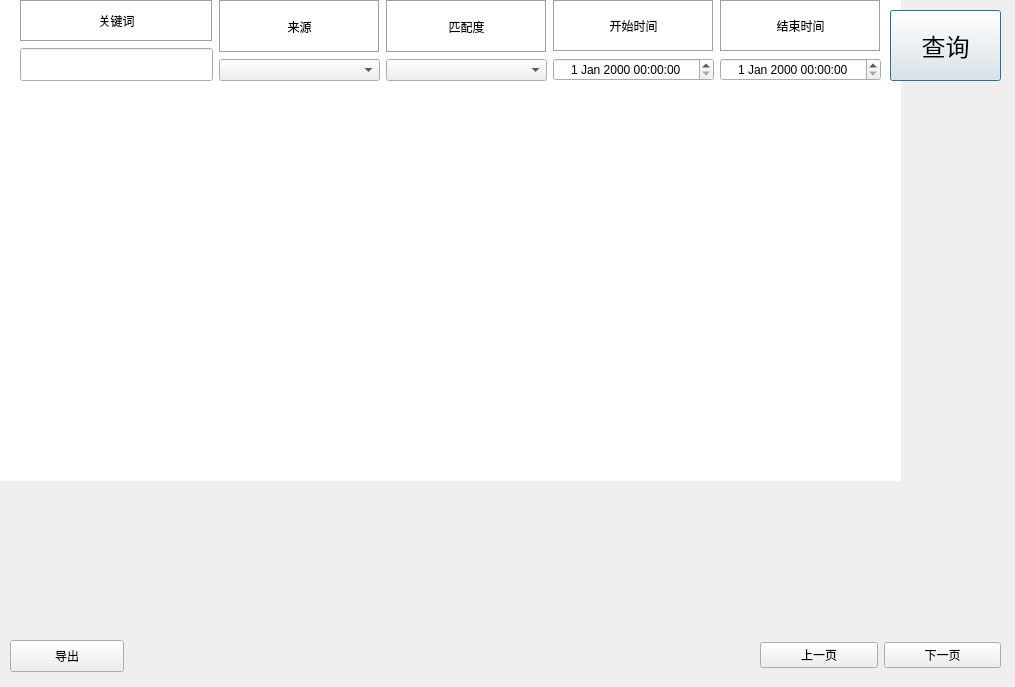
<?xml version="1.0" encoding="UTF-8"?>
<ui version="4.0">
 <class>Dialog</class>
 <widget class="QDialog" name="Dialog">
  <property name="geometry">
   <rect>
    <x>0</x>
    <y>0</y>
    <width>1015</width>
    <height>687</height>
   </rect>
  </property>
  <property name="windowTitle">
   <string>视频搜索 - 结果查询</string>
  </property>
  <widget class="QTableWidget" name="tableWidget">
   <property name="geometry">
    <rect>
     <x>-80</x>
     <y>-60</y>
     <width>981</width>
     <height>541</height>
    </rect>
   </property>
   <property name="sizePolicy">
    <sizepolicy hsizetype="Expanding" vsizetype="Expanding">
     <horstretch>0</horstretch>
     <verstretch>0</verstretch>
    </sizepolicy>
   </property>
   <property name="frameShape">
    <enum>QFrame::NoFrame</enum>
   </property>
   <property name="frameShadow">
    <enum>QFrame::Plain</enum>
   </property>
   <property name="sortingEnabled">
    <bool>true</bool>
   </property>
  </widget>
  <widget class="QPushButton" name="pushButton_query">
   <property name="geometry">
    <rect>
     <x>890</x>
     <y>10</y>
     <width>111</width>
     <height>71</height>
    </rect>
   </property>
   <property name="font">
    <font>
     <pointsize>18</pointsize>
    </font>
   </property>
   <property name="text">
    <string>查询</string>
   </property>
  </widget>
  <widget class="QWidget" name="gridLayoutWidget_2">
   <property name="geometry">
    <rect>
     <x>20</x>
     <y>0</y>
     <width>861</width>
     <height>81</height>
    </rect>
   </property>
   <layout class="QGridLayout" name="gridLayout_2">
    <item row="0" column="4">
     <layout class="QVBoxLayout" name="verticalLayout">
      <item>
       <widget class="QLabel" name="label_9">
        <property name="frameShape">
         <enum>QFrame::Box</enum>
        </property>
        <property name="frameShadow">
         <enum>QFrame::Sunken</enum>
        </property>
        <property name="text">
         <string>结束时间</string>
        </property>
        <property name="alignment">
         <set>Qt::AlignCenter</set>
        </property>
       </widget>
      </item>
      <item>
       <widget class="QDateTimeEdit" name="dateTimeEdit_end">
        <property name="alignment">
         <set>Qt::AlignCenter</set>
        </property>
       </widget>
      </item>
     </layout>
    </item>
    <item row="0" column="3">
     <layout class="QVBoxLayout" name="verticalLayout_2">
      <item>
       <widget class="QLabel" name="label_8">
        <property name="frameShape">
         <enum>QFrame::Box</enum>
        </property>
        <property name="frameShadow">
         <enum>QFrame::Sunken</enum>
        </property>
        <property name="text">
         <string>开始时间</string>
        </property>
        <property name="alignment">
         <set>Qt::AlignCenter</set>
        </property>
       </widget>
      </item>
      <item>
       <widget class="QDateTimeEdit" name="dateTimeEdit_start">
        <property name="alignment">
         <set>Qt::AlignCenter</set>
        </property>
       </widget>
      </item>
     </layout>
    </item>
    <item row="0" column="1">
     <layout class="QVBoxLayout" name="verticalLayout_4">
      <item>
       <widget class="QLabel" name="label_6">
        <property name="frameShape">
         <enum>QFrame::Box</enum>
        </property>
        <property name="frameShadow">
         <enum>QFrame::Sunken</enum>
        </property>
        <property name="text">
         <string>来源</string>
        </property>
        <property name="alignment">
         <set>Qt::AlignCenter</set>
        </property>
       </widget>
      </item>
      <item>
       <widget class="QComboBox" name="comboBox_source"/>
      </item>
     </layout>
    </item>
    <item row="0" column="2">
     <layout class="QVBoxLayout" name="verticalLayout_3">
      <item>
       <widget class="QLabel" name="label_7">
        <property name="frameShape">
         <enum>QFrame::Box</enum>
        </property>
        <property name="frameShadow">
         <enum>QFrame::Sunken</enum>
        </property>
        <property name="text">
         <string>匹配度</string>
        </property>
        <property name="alignment">
         <set>Qt::AlignCenter</set>
        </property>
       </widget>
      </item>
      <item>
       <widget class="QComboBox" name="comboBox_match"/>
      </item>
     </layout>
    </item>
    <item row="0" column="0">
     <layout class="QVBoxLayout" name="verticalLayout_5">
      <item>
       <widget class="QLabel" name="label_3">
        <property name="frameShape">
         <enum>QFrame::Box</enum>
        </property>
        <property name="frameShadow">
         <enum>QFrame::Sunken</enum>
        </property>
        <property name="text">
         <string>关键词</string>
        </property>
        <property name="alignment">
         <set>Qt::AlignCenter</set>
        </property>
       </widget>
      </item>
      <item>
       <widget class="QLineEdit" name="lineEdit_key">
        <property name="sizePolicy">
         <sizepolicy hsizetype="Preferred" vsizetype="Fixed">
          <horstretch>0</horstretch>
          <verstretch>0</verstretch>
         </sizepolicy>
        </property>
        <property name="font">
         <font>
          <pointsize>16</pointsize>
         </font>
        </property>
       </widget>
      </item>
     </layout>
    </item>
   </layout>
  </widget>
  <widget class="QWidget" name="horizontalLayoutWidget">
   <property name="geometry">
    <rect>
     <x>760</x>
     <y>639</y>
     <width>241</width>
     <height>32</height>
    </rect>
   </property>
   <layout class="QHBoxLayout" name="horizontalLayout">
    <item>
     <widget class="QPushButton" name="pushButton_pre">
      <property name="text">
       <string>上一页</string>
      </property>
     </widget>
    </item>
    <item>
     <widget class="QPushButton" name="pushButton_next">
      <property name="text">
       <string>下一页</string>
      </property>
     </widget>
    </item>
   </layout>
  </widget>
  <widget class="QPushButton" name="pushButton_export">
   <property name="geometry">
    <rect>
     <x>10</x>
     <y>640</y>
     <width>114</width>
     <height>32</height>
    </rect>
   </property>
   <property name="text">
    <string>导出</string>
   </property>
  </widget>
 </widget>
 <resources/>
 <connections>
  <connection>
   <sender>pushButton_query</sender>
   <signal>clicked()</signal>
   <receiver>tableWidget</receiver>
   <slot>update()</slot>
   <hints>
    <hint type="sourcelabel">
     <x>940</x>
     <y>54</y>
    </hint>
    <hint type="destinationlabel">
     <x>505</x>
     <y>380</y>
    </hint>
   </hints>
  </connection>
  <connection>
   <sender>pushButton_pre</sender>
   <signal>clicked()</signal>
   <receiver>tableWidget</receiver>
   <slot>show()</slot>
   <hints>
    <hint type="sourcelabel">
     <x>819</x>
     <y>654</y>
    </hint>
    <hint type="destinationlabel">
     <x>505</x>
     <y>365</y>
    </hint>
   </hints>
  </connection>
  <connection>
   <sender>pushButton_next</sender>
   <signal>clicked()</signal>
   <receiver>tableWidget</receiver>
   <slot>reset()</slot>
   <hints>
    <hint type="sourcelabel">
     <x>941</x>
     <y>654</y>
    </hint>
    <hint type="destinationlabel">
     <x>505</x>
     <y>365</y>
    </hint>
   </hints>
  </connection>
  <connection>
   <sender>pushButton_export</sender>
   <signal>clicked()</signal>
   <receiver>Dialog</receiver>
   <slot>show()</slot>
   <hints>
    <hint type="sourcelabel">
     <x>66</x>
     <y>655</y>
    </hint>
    <hint type="destinationlabel">
     <x>507</x>
     <y>343</y>
    </hint>
   </hints>
  </connection>
 </connections>
</ui>
